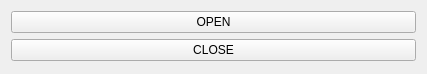
<?xml version="1.0" encoding="UTF-8"?>
<ui version="4.0">
 <class>Widget</class>
 <widget class="QWidget" name="Widget">
  <property name="geometry">
   <rect>
    <x>0</x>
    <y>0</y>
    <width>427</width>
    <height>74</height>
   </rect>
  </property>
  <property name="windowTitle">
   <string>Widget</string>
  </property>
  <layout class="QVBoxLayout" name="verticalLayout">
   <item>
    <widget class="QPushButton" name="encenderPushButton">
     <property name="text">
      <string>OPEN</string>
     </property>
    </widget>
   </item>
   <item>
    <widget class="QPushButton" name="apagarPushButton">
     <property name="text">
      <string>CLOSE</string>
     </property>
    </widget>
   </item>
  </layout>
 </widget>
 <layoutdefault spacing="6" margin="11"/>
 <resources/>
 <connections/>
</ui>
